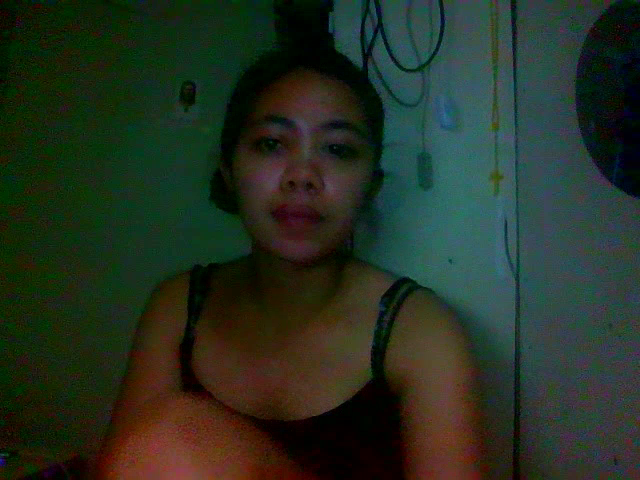
#> input picture frame 5 of sample_videos/HELLO_training.mp4, 640 x 480 px, given in place of the camera
$ python record_webcam_phrases.py
#> lines starting #> are read from the running program, lines starting #| are printed output that depends on the picture
"""
Record phrase videos from Mac webcam for Stage 2 training.
Records each phrase multiple times, saves to ASL_phrases_webcam/.

Usage:
    python scripts/record_webcam_phrases.py
"""
import cv2
import os
import time
import hashlib

PHRASES = {
    "GOOD_MORNING": "GOOD MORNING",
    "HELLO_HOW_YOU": "HELLO HOW YOU",
    "PLEASE_HELP_ME": "PLEASE HELP I",
    "SORRY_I_LATE": "SORRY I LATE",
    "MY_NAME": "MY NAME",
    "YESTERDAY_TEACHER_MEET": "YESTERDAY TEACHER MEET",
    "THANKYOU_FRIEND": "THANKYOU FRIEND",
    "TOMORROW_SCHOOL_GO": "TOMORROW SCHOOL GO",
    "I_WANT_FOOD": "I WANT EAT_FOOD",
}

REPS_PER_PHRASE = 10
OUTPUT_DIR = "data/raw_videos/webcam_phrases"

def main():
    os.makedirs(OUTPUT_DIR, exist_ok=True)

    cap = cv2.VideoCapture(0)
    cap.set(cv2.CAP_PROP_FRAME_WIDTH, 640)
    cap.set(cv2.CAP_PROP_FRAME_HEIGHT, 480)
    cap.set(cv2.CAP_PROP_FPS, 30)

    if not cap.isOpened():
        print("Cannot open camera")
        return

    print("="*60)
    print("WEBCAM PHRASE RECORDER")
    print("="*60)
    print(f"Recording {REPS_PER_PHRASE} reps x {len(PHRASES)} phrases = {REPS_PER_PHRASE * len(PHRASES)} videos")
    print()
    print("Controls:")
    print("  SPACE = start/stop recording")
    print("  S     = skip to next phrase")
    print("  Q     = quit")
    print("="*60)

    total_recorded = 0

    for phrase_name, gloss_str in PHRASES.items():
        phrase_dir = os.path.join(OUTPUT_DIR, phrase_name)
        os.makedirs(phrase_dir, exist_ok=True)

        existing = len([f for f in os.listdir(phrase_dir) if f.endswith('.mp4')])
        if existing >= REPS_PER_PHRASE:
            print(f"\n{phrase_name}: already have {existing} videos, skipping")
            continue

        reps_needed = REPS_PER_PHRASE - existing
        print(f"\n{'='*60}")
        print(f"PHRASE: {phrase_name} ({gloss_str})")
        print(f"  Need {reps_needed} more recordings (have {existing})")
        print(f"  Press SPACE to start recording, SPACE again to stop")
        print(f"{'='*60}")

        rep = 0
        recording = False
        frames = []
        record_start = 0

        while rep < reps_needed:
            ret, frame = cap.read()
#> frame is the input picture: shape (480, 640, 3); mean B, G, R 33.9, 47.5, 37.1
            if not ret:
                break

            display = frame.copy()
            display = cv2.flip(display, 1)
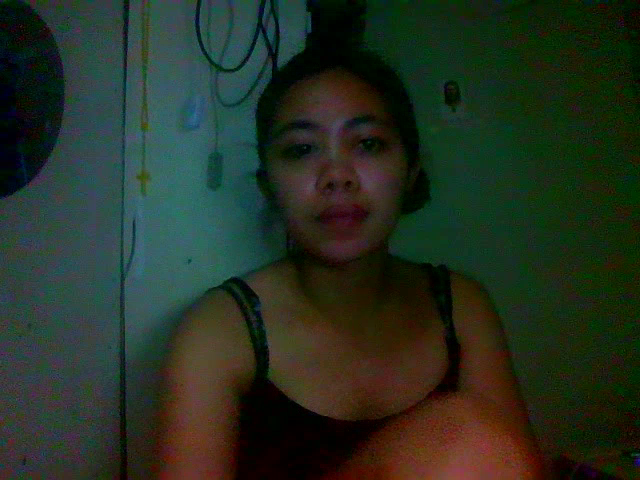
#> display: shape (480, 640, 3); mean B, G, R 33.9, 47.5, 37.1

            # Status bar
            status = f"{phrase_name} ({gloss_str}) | Rep {existing + rep + 1}/{REPS_PER_PHRASE}"
            cv2.putText(display, status, (10, 30), cv2.FONT_HERSHEY_SIMPLEX, 0.7, (255, 255, 255), 2)

            if recording:
                frames.append(frame.copy())  # Save unflipped for extraction
                elapsed = time.time() - record_start
                cv2.putText(display, f"REC {elapsed:.1f}s ({len(frames)}f)", (10, 60),
                           cv2.FONT_HERSHEY_SIMPLEX, 0.6, (0, 0, 255), 2)
                cv2.rectangle(display, (2, 2), (638, 478), (0, 0, 255), 3)
            else:
                cv2.putText(display, "Press SPACE to record", (10, 60),
                           cv2.FONT_HERSHEY_SIMPLEX, 0.6, (0, 255, 0), 2)
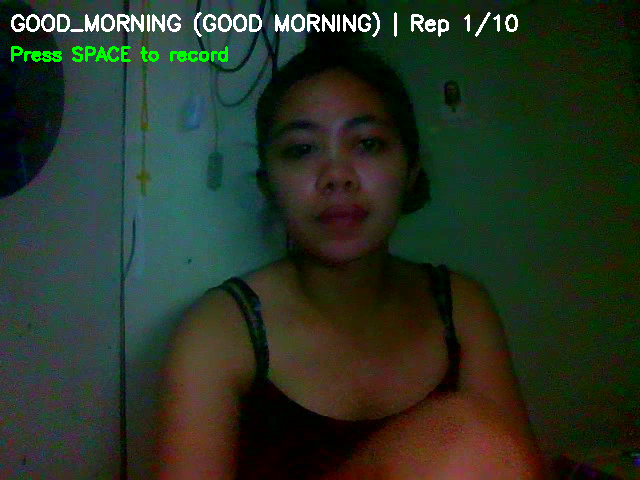
#> display: shape (480, 640, 3); mean B, G, R 36.3, 50.9, 39.7

            cv2.imshow("Phrase Recorder", display)
            key = cv2.waitKey(1) & 0xFF
#> (key q is pressed here)

            if key == ord(' '):
                if not recording:
                    recording = True
                    frames = []
                    record_start = time.time()
                else:
                    recording = False
                    elapsed = time.time() - record_start
                    actual_fps = len(frames) / elapsed if elapsed > 0 else 30

                    if len(frames) < 15:
                        print(f"    Too short ({len(frames)} frames), discarded")
                        continue

                    # Save video
                    vid_hash = hashlib.md5(f"{phrase_name}_{time.time()}".encode()).hexdigest()[:8]
                    out_path = os.path.join(phrase_dir, f"{vid_hash}.mp4")
                    fourcc = cv2.VideoWriter_fourcc(*'mp4v')
                    out = cv2.VideoWriter(out_path, fourcc, actual_fps, (640, 480))
                    for f in frames:
                        out.write(f)
                    out.release()

                    rep += 1
                    total_recorded += 1
                    print(f"    Saved: {out_path} ({len(frames)} frames, {actual_fps:.0f}fps, {elapsed:.1f}s)")

            elif key == ord('s'):
                print(f"  Skipping {phrase_name}")
                break

            elif key == ord('q'):
                print(f"\nDone! Recorded {total_recorded} videos total.")
                cap.release()
                cv2.destroyAllWindows()
                return

    cap.release()
    cv2.destroyAllWindows()
    print(f"\nDone! Recorded {total_recorded} videos total.")
    print(f"Output: {OUTPUT_DIR}/")
    print(f"\nNext: run extract + retrain:")
    print(f"  KMP_DUPLICATE_LIB_OK=TRUE python scripts/reextract_phrases.py --webcam")


if __name__ == "__main__":
    main()

$ run again, starting later in the video
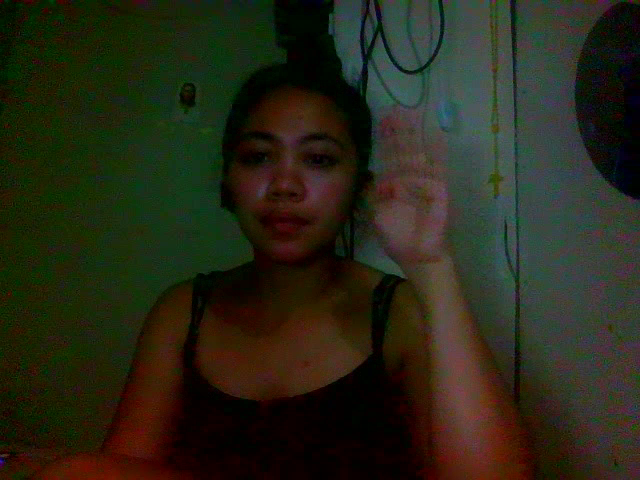
#> input picture frame 25 of sample_videos/HELLO_training.mp4, 640 x 480 px, given in place of the camera
#> in main, frame is the input picture: shape (480, 640, 3); mean B, G, R 23.4, 39, 39.5
#> in main, `display = cv2.flip(display, 1)`:
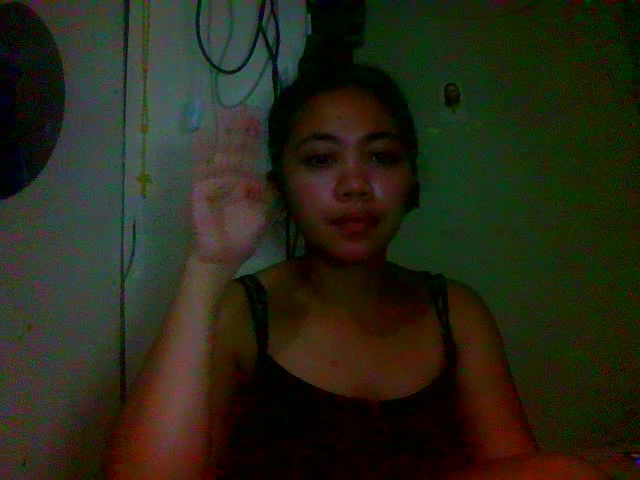
#> display: shape (480, 640, 3); mean B, G, R 23.4, 39, 39.5
#> in main, `cv2.putText(display, "Press SPACE to record", (10, 60), cv2.FONT_HERSH..`:
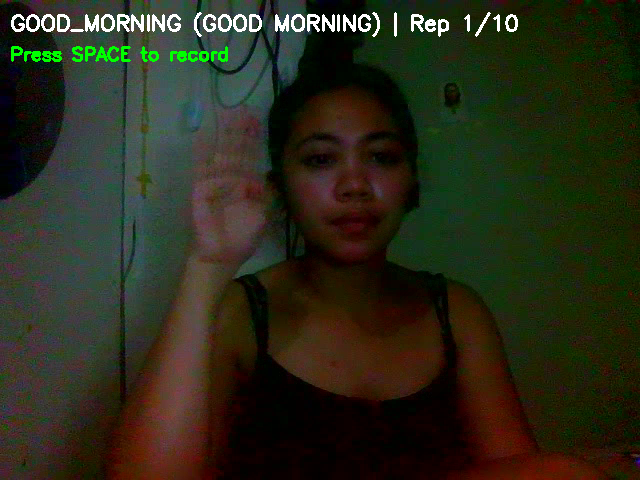
#> display: shape (480, 640, 3); mean B, G, R 25.8, 42.4, 42

$ run again, starting later in the video
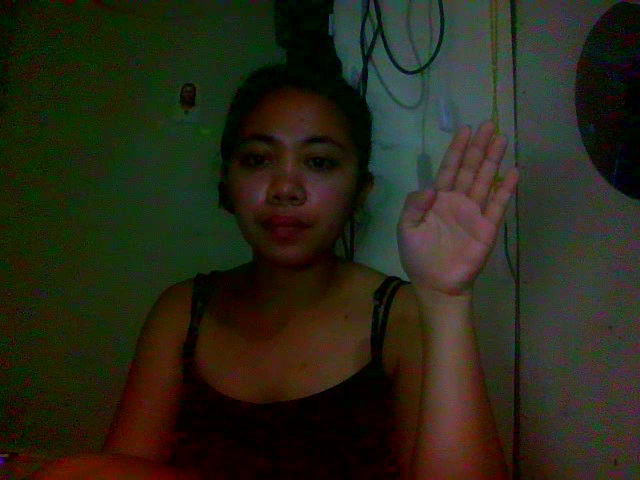
#> input picture frame 44 of sample_videos/HELLO_training.mp4, 640 x 480 px, given in place of the camera
#> in main, frame is the input picture: shape (480, 640, 3); mean B, G, R 23.9, 39.1, 40.4
#> in main, `display = cv2.flip(display, 1)`:
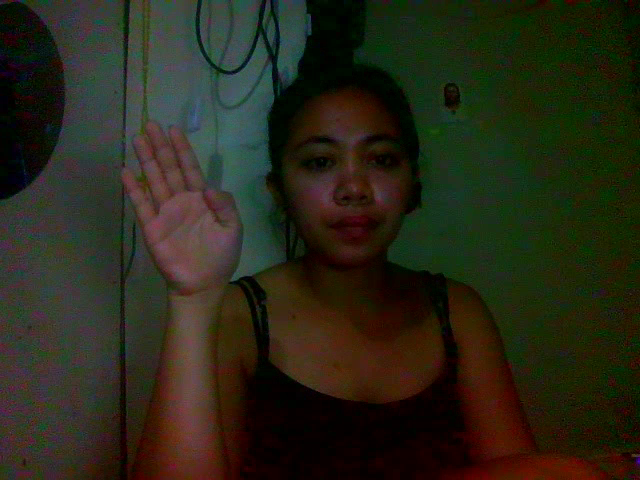
#> display: shape (480, 640, 3); mean B, G, R 23.9, 39.1, 40.4
#> in main, `cv2.putText(display, "Press SPACE to record", (10, 60), cv2.FONT_HERSH..`:
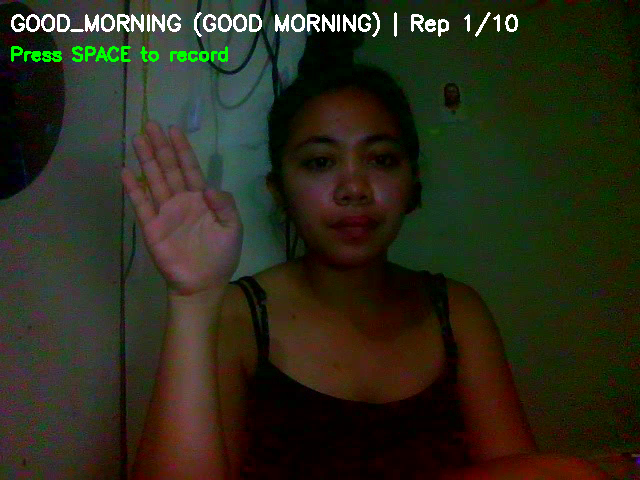
#> display: shape (480, 640, 3); mean B, G, R 26.4, 42.5, 42.9
